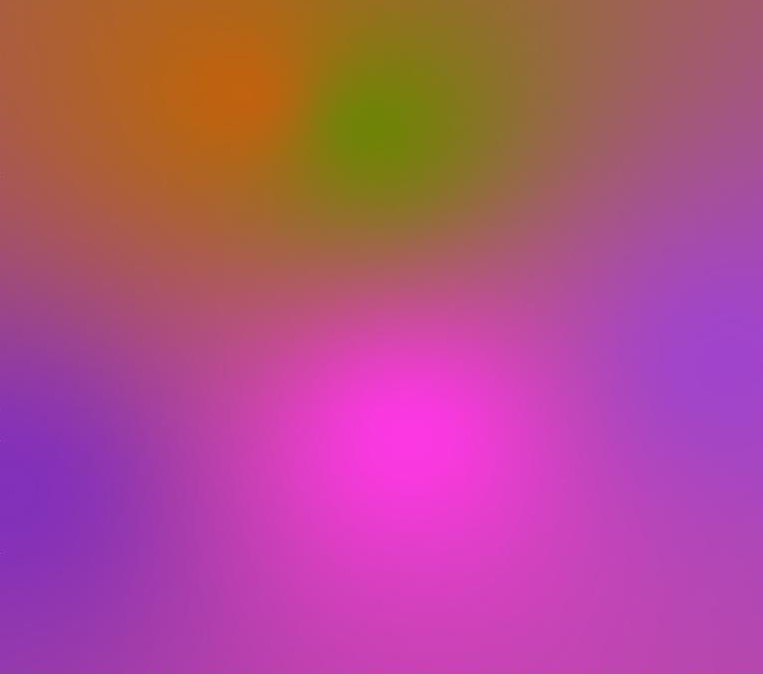
#> input picture image_input/clustering.jpg, 763 x 674 px
$ python neural_style.py --content_frame_frmt styles/lion.jpg
#> lines starting #> are read from the running program, lines starting #| are printed output that depends on the picture
import tensorflow as tf
import numpy as np
import scipy.io
import argparse
import struct
import errno
import time
import cv2
import os
from scipy.io import savemat

'''
  parsing and configuration
'''
def parse_args():

  desc = "TensorFlow implementation of 'A Neural Algorithm for Artistic Style'"
  parser = argparse.ArgumentParser(description=desc)

  # options for single image
  parser.add_argument('--verbose', action='store_true',
    help='Boolean flag indicating if statements should be printed to the console.')

  parser.add_argument('--img_name', type=str,
    default='result',
    help='Filename of the output image.')

  parser.add_argument('--style_imgs', nargs='+', type=str,
    help='Filenames of the style images (example: starry-night.jpg)',
    required=False)

  parser.add_argument('--style_imgs_weights', nargs='+', type=float,
    default=[1.0],
    help='Interpolation weights of each of the style images. (example: 0.5 0.5)')

  parser.add_argument('--content_img', type=str,
    help='Filename of the content image (example: lion.jpg)')

  parser.add_argument('--style_imgs_dir', type=str,
    default='./styles',
    help='Directory path to the style images. (default: %(default)s)')

  parser.add_argument('--content_img_dir', type=str,
    default='./image_input',
    help='Directory path to the content image. (default: %(default)s)')

  parser.add_argument('--init_img_type', type=str,
    default='content',
    choices=['random', 'content', 'style'],
    help='Image used to initialize the network. (default: %(default)s)')

  parser.add_argument('--max_size', type=int,
    default=512,
    help='Maximum width or height of the input images. (default: %(default)s)')

  parser.add_argument('--content_weight', type=float,
    default=5e0,
    help='Weight for the content loss function. (default: %(default)s)')

  parser.add_argument('--style_weight', type=float,
    default=1e4,
    help='Weight for the style loss function. (default: %(default)s)')

  parser.add_argument('--tv_weight', type=float,
    default=1e-3,
    help='Weight for the total variational loss function. Set small (e.g. 1e-3). (default: %(default)s)')

  parser.add_argument('--temporal_weight', type=float,
    default=2e2,
    help='Weight for the temporal loss function. (default: %(default)s)')

  parser.add_argument('--content_loss_function', type=int,
    default=1,
    choices=[1, 2, 3],
    help='Different constants for the content layer loss function. (default: %(default)s)')

  parser.add_argument('--content_layers', nargs='+', type=str,
    default=['conv4_2'],
    help='VGG19 layers used for the content image. (default: %(default)s)')

  parser.add_argument('--style_layers', nargs='+', type=str,
    default=['relu1_1', 'relu2_1', 'relu3_1', 'relu4_1', 'relu5_1'],
    help='VGG19 layers used for the style image. (default: %(default)s)')

  parser.add_argument('--audio_layers', nargs='+', type=str,
    default=['relu2_1', 'relu3_1', 'relu4_1', 'relu5_1'],
    help='layers used for the audio. (default: %(default)s)')

  parser.add_argument('--content_layer_weights', nargs='+', type=float,
    default=[1.0],
    help='Contributions (weights) of each content layer to loss. (default: %(default)s)')

  parser.add_argument('--style_layer_weights', nargs='+', type=float,
    default=[0.2, 0.2, 0.2, 0.2, 0.2],
    help='Contributions (weights) of each style layer to loss. (default: %(default)s)')

  parser.add_argument('--original_colors', action='store_true',
    help='Transfer the style but not the colors.')

  parser.add_argument('--color_convert_type', type=str,
    default='yuv',
    choices=['yuv', 'ycrcb', 'luv', 'lab'],
    help='Color space for conversion to original colors (default: %(default)s)')

  parser.add_argument('--color_convert_time', type=str,
    default='after',
    choices=['after', 'before'],
    help='Time (before or after) to convert to original colors (default: %(default)s)')

  parser.add_argument('--style_mask', action='store_true',
    help='Transfer the style to masked regions.')

  parser.add_argument('--style_mask_imgs', nargs='+', type=str,
    default=None,
    help='Filenames of the style mask images (example: face_mask.png) (default: %(default)s)')

  parser.add_argument('--noise_ratio', type=float,
    default=1.0,
    help="Interpolation value between the content image and noise image if the network is initialized with 'random'.")

  parser.add_argument('--seed', type=int,
    default=0,
    help='Seed for the random number generator. (default: %(default)s)')

  parser.add_argument('--model_weights', type=str,
    default='imagenet-vgg-verydeep-19.mat',
    help='Weights and biases of the VGG-19 network.')

  parser.add_argument('--pooling_type', type=str,
    default='avg',
    choices=['avg', 'max'],
    help='Type of pooling in convolutional neural network. (default: %(default)s)')

  parser.add_argument('--device', type=str,
    default='/gpu:0',
    choices=['/gpu:0', '/cpu:0'],
    help='GPU or CPU mode.  GPU mode requires NVIDIA CUDA. (default|recommended: %(default)s)')

  parser.add_argument('--img_output_dir', type=str,
    default='./image_output',
    help='Relative or absolute directory path to output image and data.')

  # optimizations
  parser.add_argument('--optimizer', type=str,
    default='lbfgs',
    choices=['lbfgs', 'adam'],
    help='Loss minimization optimizer.  L-BFGS gives better results.  Adam uses less memory. (default|recommended: %(default)s)')

  parser.add_argument('--learning_rate', type=float,
    default=1e0,
    help='Learning rate parameter for the Adam optimizer. (default: %(default)s)')

  parser.add_argument('--max_iterations', type=int,
    default=1000,
    help='Max number of iterations for the Adam or L-BFGS optimizer. (default: %(default)s)')

  parser.add_argument('--print_iterations', type=int,
    default=50,
    help='Number of iterations between optimizer print statements. (default: %(default)s)')

  # options for video frames
  parser.add_argument('--video', action='store_true',
    help='Boolean flag indicating if the user is generating a video.')

  parser.add_argument('--start_frame', type=int,
    default=1,
    help='First frame number.')

  parser.add_argument('--end_frame', type=int,
    default=1,
    help='Last frame number.')

  parser.add_argument('--first_frame_type', type=str,
    choices=['random', 'content', 'style'],
    default='content',
    help='Image used to initialize the network during the rendering of the first frame.')

  parser.add_argument('--init_frame_type', type=str,
    choices=['prev_warped', 'prev', 'random', 'content', 'style'],
    default='prev_warped',
    help='Image used to initialize the network during the every rendering after the first frame.')

  parser.add_argument('--video_input_dir', type=str,
    default='./video_input',
    help='Relative or absolute directory path to input frames.')

  parser.add_argument('--video_output_dir', type=str,
    default='./video_output',
    help='Relative or absolute directory path to output frames.')

  parser.add_argument('--content_frame_frmt', type=str,
    default='frame_{}.ppm',
    help='Filename format of the input content frames.')

  parser.add_argument('--backward_optical_flow_frmt', type=str,
    default='backward_{}_{}.flo',
    help='Filename format of the backward optical flow files.')

  parser.add_argument('--forward_optical_flow_frmt', type=str,
    default='forward_{}_{}.flo',
    help='Filename format of the forward optical flow files')

  parser.add_argument('--content_weights_frmt', type=str,
    default='reliable_{}_{}.txt',
    help='Filename format of the optical flow consistency files.')

  parser.add_argument('--prev_frame_indices', nargs='+', type=int,
    default=[1],
    help='Previous frames to consider for longterm temporal consistency.')

  parser.add_argument('--first_frame_iterations', type=int,
    default=2000,
    help='Maximum number of optimizer iterations of the first frame. (default: %(default)s)')

  parser.add_argument('--frame_iterations', type=int,
    default=800,
    help='Maximum number of optimizer iterations for each frame after the first frame. (default: %(default)s)')

  args = parser.parse_args()

  # normalize weights
  args.style_layer_weights   = normalize(args.style_layer_weights)
  args.content_layer_weights = normalize(args.content_layer_weights)
  args.style_imgs_weights    = normalize(args.style_imgs_weights)

  # create directories for output
  if args.video:
    maybe_make_directory(args.video_output_dir)
  else:
    maybe_make_directory(args.img_output_dir)

  return args

'''
  pre-trained vgg19 convolutional neural network
  remark: layers are manually initialized for clarity.
'''

# [243 lines left out: functions build_audio_model, build_model2, build_model, conv_layer, relu_layer, pool_layer and 2 more, not called in this run]

'''
  'a neural algorithm for artistic style' loss functions
'''
# [85 lines left out: functions content_layer_loss, style_layer_loss, gram_matrix, mask_style_layer, sum_masked_style_losses, sum_style_losses and 1 more, not called in this run]

'''
  'artistic style transfer for videos' loss functions
'''
# [33 lines left out: functions temporal_loss, get_longterm_weights, sum_longterm_temporal_losses, sum_shortterm_temporal_losses, not called in this run]

'''
  utilities and i/o
'''
# [7 lines left out: function read_image, not called in this run]

def write_image(path, img):
  img = postprocess(img)
  cv2.imwrite(path, img)

def preprocess(img):
  imgpre = np.copy(img)
  # bgr to rgb
  imgpre = imgpre[...,::-1]
  # shape (h, w, d) to (1, h, w, d)
  imgpre = imgpre[np.newaxis,:,:,:]
  imgpre -= np.array([123.68, 116.779, 103.939]).reshape((1,1,1,3))
  return imgpre

# [37 lines left out: functions postprocess, read_flow_file, read_weights_file, not called in this run]

def normalize(weights):
  denom = sum(weights)
  if denom > 0.:
    return [float(i) / denom for i in weights]
  else: return [0.] * len(weights)

def maybe_make_directory(dir_path):
  if not os.path.exists(dir_path):
    os.makedirs(dir_path)

def check_image(img, path):
  if img is None:
    raise OSError(errno.ENOENT, "No such file", path)

'''
  rendering -- where the magic happens
'''
# [110 lines left out: functions stylize, minimize_with_lbfgs, minimize_with_adam, not called in this run]

global counter
def setup_callback():
  global counter
  counter = 0

# [65 lines left out: functions test, get_optimizer, write_video_output, write_image_output, not called in this run]

'''
  image loading and processing
'''
# [24 lines left out: functions get_init_image, get_content_frame, not called in this run]

def get_content_image(content_img):
#> called with content_img = 'clustering.jpg'
  path = os.path.join(args.content_img_dir, content_img)
   # bgr image
  img = cv2.imread(path, cv2.IMREAD_COLOR)
#> img is the input picture: shape (674, 763, 3); mean B, G, R 132.9, 79.6, 175.6
  check_image(img, path)
  img = img.astype(np.float32)
  h, w, d = img.shape
#> h = 674; w = 763; d = 3
  mx = args.max_size
  # resize if > max size
  if h > w and h > mx:
    w = (float(mx) / float(h)) * w
    img = cv2.resize(img, dsize=(int(w), mx), interpolation=cv2.INTER_AREA)
  if w > mx:
    h = (float(mx) / float(w)) * h
#> h = 452.3
    img = cv2.resize(img, dsize=(mx, int(h)), interpolation=cv2.INTER_AREA)
#> img: shape (452, 512, 3) float32
  img = preprocess(img)
  return img

def get_style_images(content_img):
  _, ch, cw, cd = content_img.shape
#> ch = 452; cw = 512; cd = 3
  style_imgs = []
  for style_fn in args.style_imgs:
    path = os.path.join(args.style_imgs_dir, style_fn)
    # bgr image
    img = cv2.imread(path, cv2.IMREAD_COLOR)
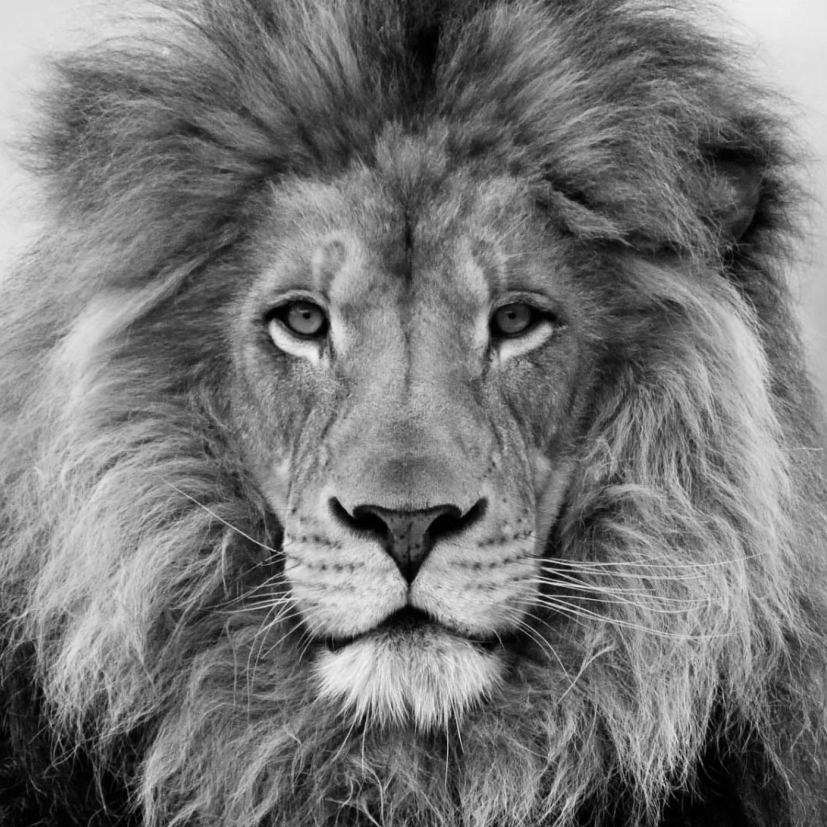
#> input picture styles/lion.jpg, 1654 x 1654 px (shown at 1/2 size)
#> img is the input picture: shape (1654, 1654, 3); min 0, max 250, mean 118.3
    check_image(img, path)
    img = img.astype(np.float32)
    img = cv2.resize(img, dsize=(cw, ch), interpolation=cv2.INTER_AREA)
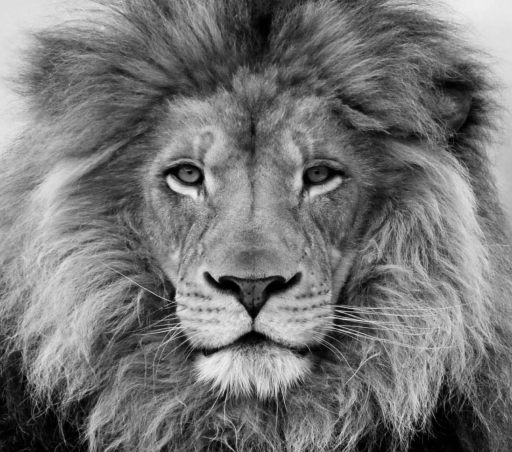
#> img: shape (452, 512, 3) float32; min 0, max 240.6, mean 118.3
    img = preprocess(img)
    style_imgs.append(img)
  return style_imgs

# [5 lines left out: function get_noise_image, not called in this run]

def get_white_image(content_img):
  return np.ones(shape=content_img.shape)*0

# [75 lines left out: functions get_mask_image, get_prev_frame, get_prev_warped_frame, get_content_weights, warp_image, convert_to_original_colors, not called in this run]

def render_single_image():
  content_img = get_content_image(args.content_img)
  style_imgs = get_style_images(content_img)
#> style_imgs = 1 item

  # content_img = np.random.rand(1,512,1,384)
  # style_imgs = [np.random.randn(1,512,1,384)]


  with tf.Graph().as_default():
    print('\n---- RENDERING SINGLE IMAGE ----\n')
    init_img = get_init_image(args.init_img_type, content_img, style_imgs)
    # init_img = get_init_image('random', content_img, style_imgs)
    tick = time.time()
    stylize(content_img, style_imgs, init_img)
    tock = time.time()
    print('Single image elapsed time: {}'.format(tock - tick))

# [22 lines left out: function render_video, not called in this run]

def main():
  global args
  args = parse_args()
  args.style_imgs = ["lion.jpg"]
  args.content_img = "clustering.jpg"
  # args.content_layers = ['conv5_4']
  args.init_img_type = 'random'
  args.verbose = True
  setup_callback()
  if args.video: render_video()
  else: render_single_image()
#> (the call stopped at in render_single_image, `with tf.Graph().as_default():`: tensorflow is not available in this run)

if __name__ == '__main__':
  main()
